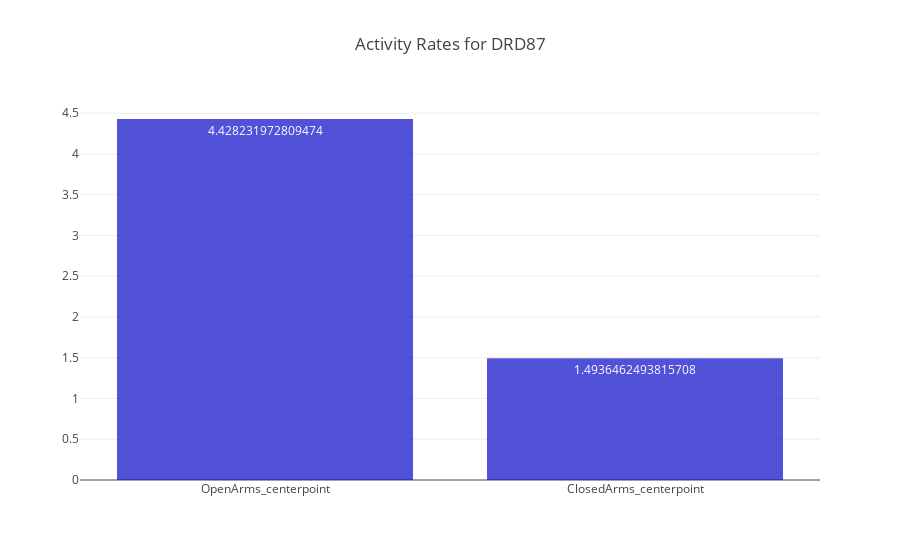

The notebook cell saved with this chart:
### Code cell
plot_activity_rates(activity_rates_df, title="Activity Rates for DRD87")

### Figure 1 — Plotly figure (JSON) as saved in the notebook; plotly's stock layout.template omitted (floating-point values rounded to 4 significant figures)
{"data": [{"marker": {"color": "rgb(10,10,200)"}, "opacity": 0.7, "text": [4.428, 1.494], "type": "bar", "uid": "c4ac20", "x": ["OpenArms_centerpoint", "ClosedArms_centerpoint"], "y": [4.428, 1.494]}], "layout": {"autosize": true, "title": "Activity Rates for DRD87", "xaxis": {"autorange": true, "range": [-0.5, 1.5], "type": "category"}, "yaxis": {"autorange": true, "range": [0, 4.661], "type": "linear"}}}
